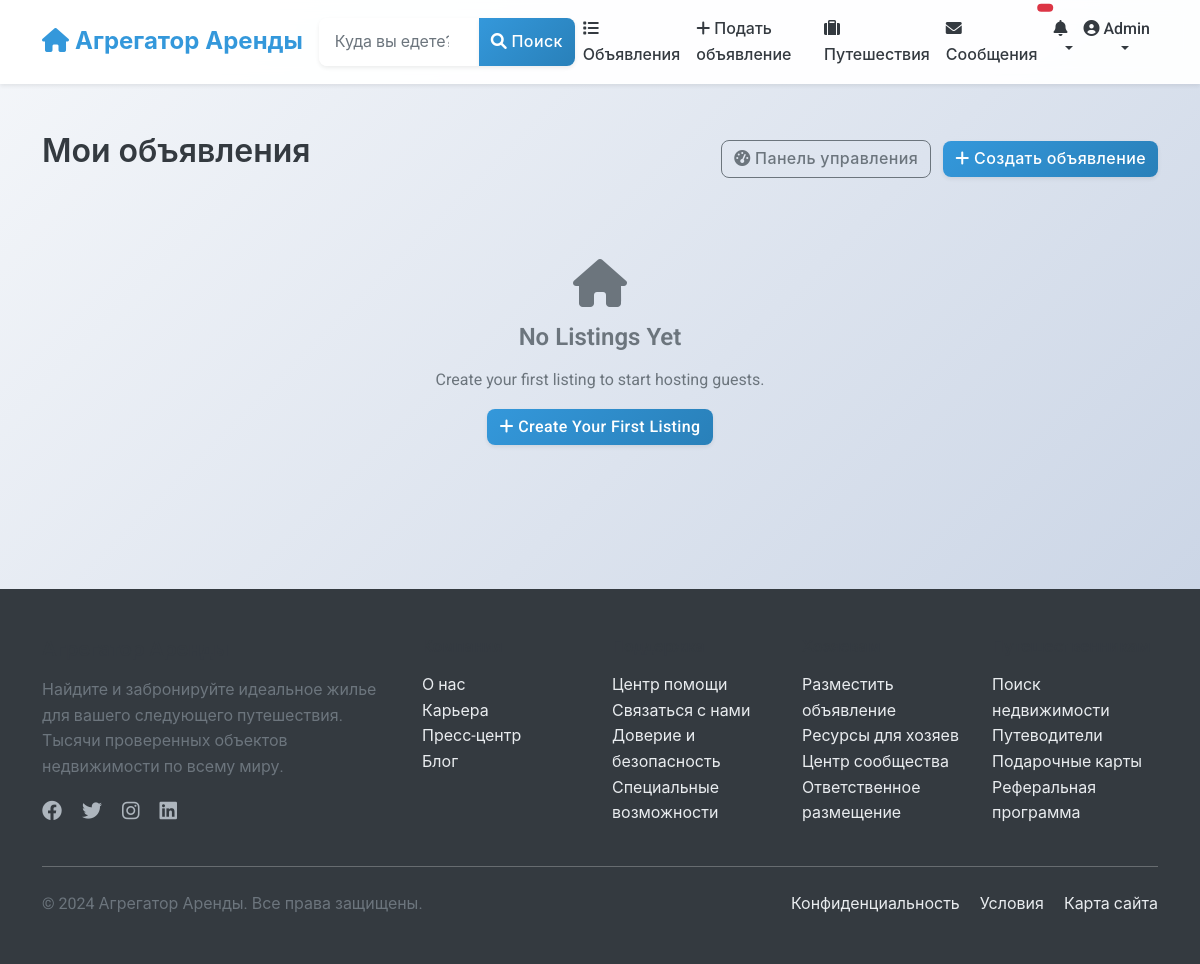
/listings/my-listings/ (signed in), run on an earlier commit of the app's database.
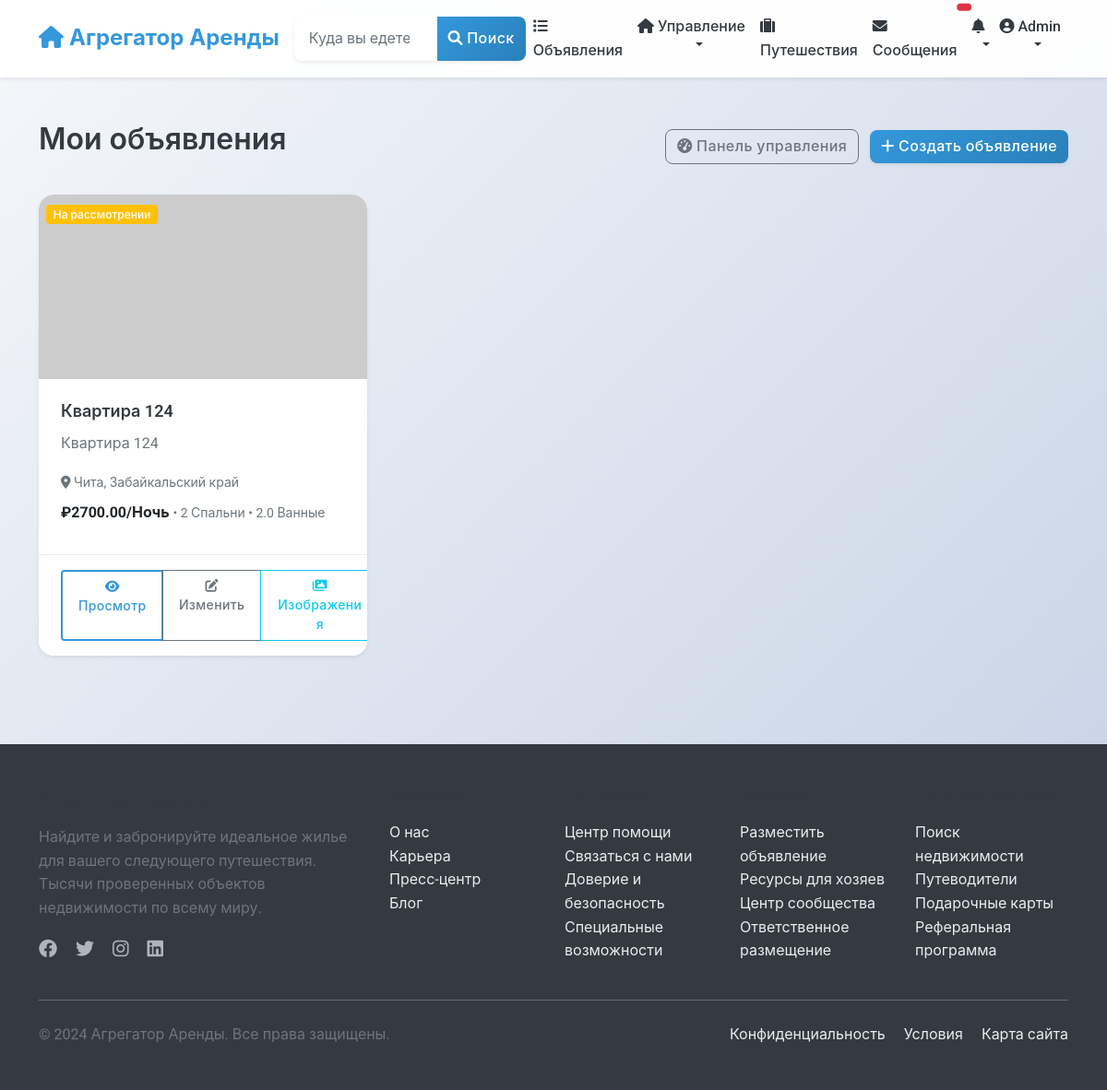
And on a later commit of the database.
### users/models.py (models this page shows, shortened)
class User(AbstractUser):
    phone_number = models.CharField(_("Phone number"), max_length=20, blank=True)
    profile_picture = models.URLField(_("Profile picture URL"), blank=True)
    bio = models.TextField(_("Bio"), blank=True)
    is_phone_verified = models.BooleanField(_("Phone verified"), default=False)
    is_id_verified = models.BooleanField(_("ID verified"), default=False)
    is_host = models.BooleanField(_("Is host"), default=False)
    is_guest = models.BooleanField(_("Is guest"), default=True)
    ROLE_CHOICES = [
        ('user', _('Regular User')),
        ('host', _('Host')),
        ('moderator', _('Moderator')),
        ('admin', _('Administrator')),
    ]
    role = models.CharField(_("Role"), max_length=20, choices=ROLE_CHOICES, default='user')
    email_notifications = models.BooleanField(_("Email notifications"), default=True)
    sms_notifications = models.BooleanField(_("SMS notifications"), default=False)
    date_joined = models.DateTimeField(_("Date joined"), auto_now_add=True)
    last_updated = models.DateTimeField(_("Last updated"), auto_now=True)
    class Meta:
        verbose_name = _("User")
        verbose_name_plural = _("Users")

### listings/models.py (models this page shows, shortened)
class Listing(models.Model):
    title = models.CharField(_("Title"), max_length=100)
    description = models.TextField(_("Description"))
    address = models.CharField(_("Address"), max_length=255)
    city = models.CharField(_("City"), max_length=100)
    state = models.CharField(_("State/Province"), max_length=100)
    country = models.CharField(_("Country"), max_length=100)
    zip_code = models.CharField(_("ZIP/Postal Code"), max_length=20)
    latitude = models.DecimalField(_("Latitude"), max_digits=10, decimal_places=7, null=True, blank=True)
    longitude = models.DecimalField(_("Longitude"), max_digits=10, decimal_places=7, null=True, blank=True)
    price_per_night = models.DecimalField(_("Price per night"), max_digits=10, decimal_places=2)
    cleaning_fee = models.DecimalField(_("Cleaning fee"), max_digits=10, decimal_places=2, default=0)
    service_fee = models.DecimalField(_("Service fee"), max_digits=10, decimal_places=2, default=0)
    bedrooms = models.PositiveSmallIntegerField(_("Bedrooms"))
    bathrooms = models.DecimalField(_("Bathrooms"), max_digits=3, decimal_places=1)
    accommodates = models.PositiveSmallIntegerField(_("Accommodates"))
    property_type = models.CharField(_("Property type"), max_length=50)
    image_urls = models.JSONField(_("Image URLs"), default=list, null=True, blank=True)
    verification_video = models.FileField(
        _("Verification Video"),
        upload_to='verification_videos/',
        null=True,
        blank=True,
        help_text=_("Video proof of property compliance (max 250MB, for moderation only)")
    )
    amenities = models.JSONField(_("Amenities"), default=list)
    house_rules = models.TextField(_("House rules"), blank=True)
    check_in_time = models.TimeField(_("Check-in time"), null=True, blank=True)
    check_out_time = models.TimeField(_("Check-out time"), null=True, blank=True)
    minimum_nights = models.PositiveSmallIntegerField(_("Minimum nights"), default=1)
    maximum_nights = models.PositiveSmallIntegerField(_("Maximum nights"), default=30)
    is_active = models.BooleanField(_("Is active"), default=True)
    is_approved = models.BooleanField(_("Is approved"), default=False)
    host = models.ForeignKey(
        settings.AUTH_USER_MODEL,
        on_delete=models.CASCADE,
        related_name='listings'
    )
    created_at = models.DateTimeField(_("Created at"), auto_now_add=True)
    updated_at = models.DateTimeField(_("Updated at"), auto_now=True)
    class Meta:
        verbose_name = _("Listing")
        verbose_name_plural = _("Listings")
        ordering = ['-created_at', '-id']
        ordering = ['-created_at']
    @property
    def main_image_url(self):
        main_image = self.images.filter(is_main=True).first()
        if main_image:
            return main_image.image.url
        first_image = self.images.first()
        if first_image:
            return first_image.image.url
        if self.image_urls and len(self.image_urls) > 0:
            return self.image_urls[0]
        return "https://via.placeholder.com/800x600.png?text=No+Image+Available"
    @property
    def average_rating(self):
        reviews = self.reviews.all()
        if not reviews:
            return None
        return sum(review.rating for review in reviews) / len(reviews)

### listings/views.py (the view)
# urls.py: path('my-listings/', views.HostListingListView.as_view(), name='host_listings'),
class HostListingListView(LoginRequiredMixin, ListView):
    model = Listing
    template_name = 'listings/host_listings.html'
    context_object_name = 'listings'
    def get_queryset(self):
        return Listing.objects.filter(host=self.request.user)

### listings/templates/listings/host_listings.html (shortened to what this page needs)
{% extends 'base.html' %}
{% load static %}
{% block content %}
<div class="container py-4">
    <div class="row">
        <div class="col-12">
            <div class="d-flex justify-content-between align-items-center mb-4">
                <h2>Мои объявления</h2>
                <div>
                    <a href="{% url 'listings:host_dashboard' %}" class="btn btn-outline-secondary me-2">
                        <i class="fas fa-tachometer-alt"></i> Панель управления
                    </a>
                    <a href="{% url 'listings:listing_create' %}" class="btn btn-primary">
                        <i class="fas fa-plus"></i> Создать объявление
                    </a>
                </div>
            </div>
            {% if listings %}
                <div class="row row-cols-1 row-cols-md-2 row-cols-lg-3 g-4">
                    {% for listing in listings %}
                    <div class="col">
                        <div class="card h-100 shadow-sm">
                            <div class="position-relative">
                                <img src="{{ listing.main_image_url }}" class="card-img-top" alt="{{ listing.title }}" style="height: 200px; object-fit: cover;">
                                <div class="position-absolute top-0 start-0 m-2">
                                    {% if not listing.is_active %}
                                        <span class="badge bg-secondary">Отключено</span>
                                    {% elif not listing.is_approved %}
                                        <span class="badge bg-warning">На рассмотрении</span>
                                    {% else %}
                                        <span class="badge bg-success">Активно</span>
                                    {% endif %}
                                </div>
                            </div>
                            <div class="card-body">
                                <h5 class="card-title">{{ listing.title }}</h5>
                                <p class="card-text text-muted">{{ listing.description|truncatechars:100 }}</p>
                                <div class="mb-2">
                                    <small class="text-muted">
                                        <i class="fas fa-map-marker-alt"></i> {{ listing.city }}, {{ listing.state }}
                                    </small>
                                </div>
                                <div class="mb-2">
                                    <strong>₽{{ listing.price_per_night }}/Ночь</strong>
                                    <small class="text-muted">• {{ listing.bedrooms }} Спальни • {{ listing.bathrooms }} Ванные</small>
                                </div>
                            </div>
                            <div class="card-footer bg-white">
                                <div class="d-flex justify-content-between align-items-center">
                                    <div class="btn-group" role="group">
                                        <a href="{% url 'listings:listing_detail' pk=listing.pk %}" class="btn btn-sm btn-outline-primary">
                                            <i class="fas fa-eye"></i> Просмотр
                                        </a>
                                        <a href="{% url 'listings:listing_update' pk=listing.pk %}" class="btn btn-sm btn-outline-secondary">
                                            <i class="fas fa-edit"></i> Изменить
                                        </a>
                                        <a href="{% url 'listings:listing_images' pk=listing.pk %}" class="btn btn-sm btn-outline-info">
                                            <i class="fas fa-images"></i> Изображения
                                        </a>
                                    </div>
                                </div>
                            </div>
                        </div>
                    </div>
                    {% endfor %}
                </div>
            {% else %}
                <div class="text-center py-5">
                    <i class="fas fa-home fa-3x text-muted mb-3"></i>
                    <h4 class="text-muted">No Listings Yet</h4>
                    <p class="text-muted">Create your first listing to start hosting guests.</p>
                    <a href="{% url 'listings:listing_create' %}" class="btn btn-primary">
                        <i class="fas fa-plus"></i> Create Your First Listing
                    </a>
                </div>
            {% endif %}
        </div>
    </div>
</div>
{% endblock %}

### templates/includes/navbar.html (shortened to what this page needs)
<nav class="navbar navbar-expand-lg navbar-light bg-white shadow-sm">
    <div class="container">
        <a class="navbar-brand" href="{% url 'listings:listing_list' %}">
            <i class="fas fa-home"></i> Агрегатор Аренды
        </a>
        <div class="collapse navbar-collapse" id="navbarSupportedContent">
            <form class="d-flex mx-auto my-2 my-lg-0" action="{% url 'listings:listing_list' %}" method="get">
                <div class="input-group">
                    <input class="form-control" type="search" name="location" placeholder="Куда вы едете?"
                           aria-label="Search" value="{{ request.GET.location|default:'' }}">
                    <button class="btn btn-primary" type="submit">
                        <i class="fas fa-search"></i> Поиск
                    </button>
                </div>
            </form>
            <ul class="navbar-nav ms-auto mb-2 mb-lg-0">
                <li class="nav-item">
                    <a class="nav-link {% if request.resolver_match.url_name == 'listing_list' %}active{% endif %}"
                       href="{% url 'listings:listing_list' %}">
                        <i class="fas fa-list"></i> Объявления
                    </a>
                </li>
                {% if user.is_authenticated %}
                    {% if user.is_host %}
                    <li class="nav-item dropdown">
                        <a class="nav-link dropdown-toggle" href="#" id="hostDropdown" role="button"
                           data-bs-toggle="dropdown" aria-expanded="false">
                            <i class="fas fa-home"></i> Управление
                        </a>
                    </li>
                    {% else %}
                    <li class="nav-item">
                        <a class="nav-link" href="{% url 'listings:listing_create' %}">
                            <i class="fas fa-plus"></i> Подать объявление
                        </a>
                    </li>
                    {% endif %}
                    <li class="nav-item">
                        <a class="nav-link {% if request.resolver_match.url_name == 'user_bookings' %}active{% endif %}"
                           href="{% url 'listings:user_bookings' %}">
                            <i class="fas fa-suitcase"></i> Путешествия
                        </a>
                    </li>
                    <li class="nav-item">
                        <a class="nav-link position-relative {% if 'chat' in request.path %}active{% endif %}"
                           href="{% url 'chat:conversation_list' %}">
                            <i class="fas fa-envelope"></i> Сообщения
                            <span id="message-badge" class="position-absolute top-0 start-100 translate-middle badge rounded-pill bg-danger"
                                  hx-get="{% url 'chat:get_unread_count' %}"
                                  hx-trigger="load, every 30s"
                                  hx-swap="innerHTML">
                            </span>
                        </a>
                    </li>
                    <li class="nav-item dropdown">
                        <a class="nav-link dropdown-toggle position-relative" href="#" id="notificationDropdown"
                           role="button" data-bs-toggle="dropdown" aria-expanded="false"
                           onclick="loadNotifications()"
                           data-bs-auto-close="outside">
                            <i class="fas fa-bell"></i>
                                {% load notify_tags %}
                        </a>
                    </li>
                    <li class="nav-item dropdown">
                        <a class="nav-link dropdown-toggle" href="#" id="userDropdown" role="button"
                           data-bs-toggle="dropdown" aria-expanded="false">
                            {% if user.profile_picture %}
                                <img src="{{ user.profile_picture }}" alt="{{ user.username }}" class="user-avatar sm me-1">
                            {% else %}
                                <i class="fas fa-user-circle"></i>
                            {% endif %}
                            {{ user.username }}
                        </a>
                    </li>
                {% endif %}
            </ul>
        </div>
    </div>
</nav>

What changed in the data, as far as the page shows it:
changed User "Admin": is_host False → True (drawn)
added Listing: is_active "На рассмотрении", title "Квартира 124", description "Квартира 124", city "Чита", state "Забайкальский край", price_per_night "2700.00", bedrooms "2", bathrooms "2.0"
Also different on the page:
text no longer shown: "Подать объявление No Listings Yet Create your first listing to start hosting guests. Create Your First Listing"
text now shown: "Управление"
